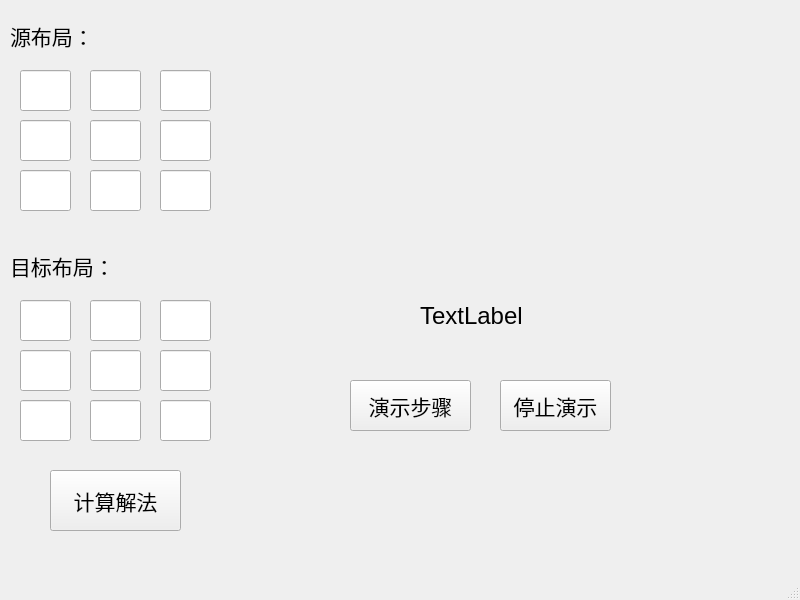
<?xml version="1.0" encoding="UTF-8"?>
<ui version="4.0">
 <class>MainWindow</class>
 <widget class="QMainWindow" name="MainWindow">
  <property name="geometry">
   <rect>
    <x>0</x>
    <y>0</y>
    <width>800</width>
    <height>600</height>
   </rect>
  </property>
  <property name="windowTitle">
   <string>MainWindow</string>
  </property>
  <widget class="QWidget" name="centralwidget">
   <widget class="QLineEdit" name="lineEdit_1">
    <property name="geometry">
     <rect>
      <x>20</x>
      <y>70</y>
      <width>51</width>
      <height>41</height>
     </rect>
    </property>
   </widget>
   <widget class="QLineEdit" name="lineEdit_4">
    <property name="geometry">
     <rect>
      <x>20</x>
      <y>120</y>
      <width>51</width>
      <height>41</height>
     </rect>
    </property>
   </widget>
   <widget class="QLineEdit" name="lineEdit_7">
    <property name="geometry">
     <rect>
      <x>20</x>
      <y>170</y>
      <width>51</width>
      <height>41</height>
     </rect>
    </property>
   </widget>
   <widget class="QLineEdit" name="lineEdit_2">
    <property name="geometry">
     <rect>
      <x>90</x>
      <y>70</y>
      <width>51</width>
      <height>41</height>
     </rect>
    </property>
   </widget>
   <widget class="QLineEdit" name="lineEdit_5">
    <property name="geometry">
     <rect>
      <x>90</x>
      <y>120</y>
      <width>51</width>
      <height>41</height>
     </rect>
    </property>
   </widget>
   <widget class="QLineEdit" name="lineEdit_8">
    <property name="geometry">
     <rect>
      <x>90</x>
      <y>170</y>
      <width>51</width>
      <height>41</height>
     </rect>
    </property>
   </widget>
   <widget class="QLineEdit" name="lineEdit_3">
    <property name="geometry">
     <rect>
      <x>160</x>
      <y>70</y>
      <width>51</width>
      <height>41</height>
     </rect>
    </property>
   </widget>
   <widget class="QLineEdit" name="lineEdit_6">
    <property name="geometry">
     <rect>
      <x>160</x>
      <y>120</y>
      <width>51</width>
      <height>41</height>
     </rect>
    </property>
   </widget>
   <widget class="QLineEdit" name="lineEdit_9">
    <property name="geometry">
     <rect>
      <x>160</x>
      <y>170</y>
      <width>51</width>
      <height>41</height>
     </rect>
    </property>
   </widget>
   <widget class="QLineEdit" name="lineEdit_target_5">
    <property name="geometry">
     <rect>
      <x>90</x>
      <y>350</y>
      <width>51</width>
      <height>41</height>
     </rect>
    </property>
   </widget>
   <widget class="QLineEdit" name="lineEdit_target_9">
    <property name="geometry">
     <rect>
      <x>160</x>
      <y>400</y>
      <width>51</width>
      <height>41</height>
     </rect>
    </property>
   </widget>
   <widget class="QLineEdit" name="lineEdit_target_1">
    <property name="geometry">
     <rect>
      <x>20</x>
      <y>300</y>
      <width>51</width>
      <height>41</height>
     </rect>
    </property>
   </widget>
   <widget class="QLineEdit" name="lineEdit_target_8">
    <property name="geometry">
     <rect>
      <x>90</x>
      <y>400</y>
      <width>51</width>
      <height>41</height>
     </rect>
    </property>
   </widget>
   <widget class="QLineEdit" name="lineEdit_target_2">
    <property name="geometry">
     <rect>
      <x>90</x>
      <y>300</y>
      <width>51</width>
      <height>41</height>
     </rect>
    </property>
   </widget>
   <widget class="QLineEdit" name="lineEdit_target_3">
    <property name="geometry">
     <rect>
      <x>160</x>
      <y>300</y>
      <width>51</width>
      <height>41</height>
     </rect>
    </property>
   </widget>
   <widget class="QLineEdit" name="lineEdit_target_4">
    <property name="geometry">
     <rect>
      <x>20</x>
      <y>350</y>
      <width>51</width>
      <height>41</height>
     </rect>
    </property>
   </widget>
   <widget class="QLineEdit" name="lineEdit_target_7">
    <property name="geometry">
     <rect>
      <x>20</x>
      <y>400</y>
      <width>51</width>
      <height>41</height>
     </rect>
    </property>
   </widget>
   <widget class="QLineEdit" name="lineEdit_target_6">
    <property name="geometry">
     <rect>
      <x>160</x>
      <y>350</y>
      <width>51</width>
      <height>41</height>
     </rect>
    </property>
   </widget>
   <widget class="QLabel" name="label">
    <property name="geometry">
     <rect>
      <x>10</x>
      <y>20</y>
      <width>101</width>
      <height>31</height>
     </rect>
    </property>
    <property name="font">
     <font>
      <pointsize>16</pointsize>
     </font>
    </property>
    <property name="text">
     <string>源布局：</string>
    </property>
   </widget>
   <widget class="QLabel" name="label_2">
    <property name="geometry">
     <rect>
      <x>10</x>
      <y>250</y>
      <width>131</width>
      <height>31</height>
     </rect>
    </property>
    <property name="font">
     <font>
      <pointsize>16</pointsize>
     </font>
    </property>
    <property name="text">
     <string>目标布局：</string>
    </property>
   </widget>
   <widget class="QPushButton" name="pushButton">
    <property name="geometry">
     <rect>
      <x>50</x>
      <y>470</y>
      <width>131</width>
      <height>61</height>
     </rect>
    </property>
    <property name="font">
     <font>
      <pointsize>16</pointsize>
     </font>
    </property>
    <property name="text">
     <string>计算解法</string>
    </property>
   </widget>
   <widget class="QPushButton" name="pushButton_2">
    <property name="geometry">
     <rect>
      <x>350</x>
      <y>380</y>
      <width>121</width>
      <height>51</height>
     </rect>
    </property>
    <property name="font">
     <font>
      <pointsize>16</pointsize>
     </font>
    </property>
    <property name="text">
     <string>演示步骤</string>
    </property>
   </widget>
   <widget class="QPushButton" name="pushButton_3">
    <property name="geometry">
     <rect>
      <x>500</x>
      <y>380</y>
      <width>111</width>
      <height>51</height>
     </rect>
    </property>
    <property name="font">
     <font>
      <pointsize>16</pointsize>
     </font>
    </property>
    <property name="text">
     <string>停止演示</string>
    </property>
   </widget>
   <widget class="QLabel" name="label_pix0">
    <property name="geometry">
     <rect>
      <x>370</x>
      <y>110</y>
      <width>51</width>
      <height>51</height>
     </rect>
    </property>
    <property name="text">
     <string/>
    </property>
   </widget>
   <widget class="QLabel" name="label_pix1">
    <property name="geometry">
     <rect>
      <x>430</x>
      <y>110</y>
      <width>51</width>
      <height>51</height>
     </rect>
    </property>
    <property name="text">
     <string/>
    </property>
   </widget>
   <widget class="QLabel" name="label_pix2">
    <property name="geometry">
     <rect>
      <x>490</x>
      <y>110</y>
      <width>51</width>
      <height>51</height>
     </rect>
    </property>
    <property name="text">
     <string/>
    </property>
   </widget>
   <widget class="QLabel" name="label_pix3">
    <property name="geometry">
     <rect>
      <x>370</x>
      <y>160</y>
      <width>51</width>
      <height>51</height>
     </rect>
    </property>
    <property name="text">
     <string/>
    </property>
   </widget>
   <widget class="QLabel" name="label_pix4">
    <property name="geometry">
     <rect>
      <x>430</x>
      <y>160</y>
      <width>51</width>
      <height>51</height>
     </rect>
    </property>
    <property name="text">
     <string/>
    </property>
   </widget>
   <widget class="QLabel" name="label_pix5">
    <property name="geometry">
     <rect>
      <x>490</x>
      <y>160</y>
      <width>51</width>
      <height>51</height>
     </rect>
    </property>
    <property name="text">
     <string/>
    </property>
   </widget>
   <widget class="QLabel" name="label_pix6">
    <property name="geometry">
     <rect>
      <x>370</x>
      <y>210</y>
      <width>51</width>
      <height>51</height>
     </rect>
    </property>
    <property name="text">
     <string/>
    </property>
   </widget>
   <widget class="QLabel" name="label_pix7">
    <property name="geometry">
     <rect>
      <x>430</x>
      <y>210</y>
      <width>51</width>
      <height>51</height>
     </rect>
    </property>
    <property name="text">
     <string/>
    </property>
   </widget>
   <widget class="QLabel" name="label_pix8">
    <property name="geometry">
     <rect>
      <x>490</x>
      <y>210</y>
      <width>51</width>
      <height>51</height>
     </rect>
    </property>
    <property name="text">
     <string/>
    </property>
   </widget>
   <widget class="QLabel" name="label_result">
    <property name="geometry">
     <rect>
      <x>420</x>
      <y>290</y>
      <width>121</width>
      <height>51</height>
     </rect>
    </property>
    <property name="font">
     <font>
      <pointsize>18</pointsize>
     </font>
    </property>
    <property name="text">
     <string>TextLabel</string>
    </property>
   </widget>
  </widget>
  <widget class="QMenuBar" name="menubar">
   <property name="geometry">
    <rect>
     <x>0</x>
     <y>0</y>
     <width>800</width>
     <height>23</height>
    </rect>
   </property>
  </widget>
  <widget class="QStatusBar" name="statusbar"/>
 </widget>
 <resources/>
 <connections/>
</ui>
